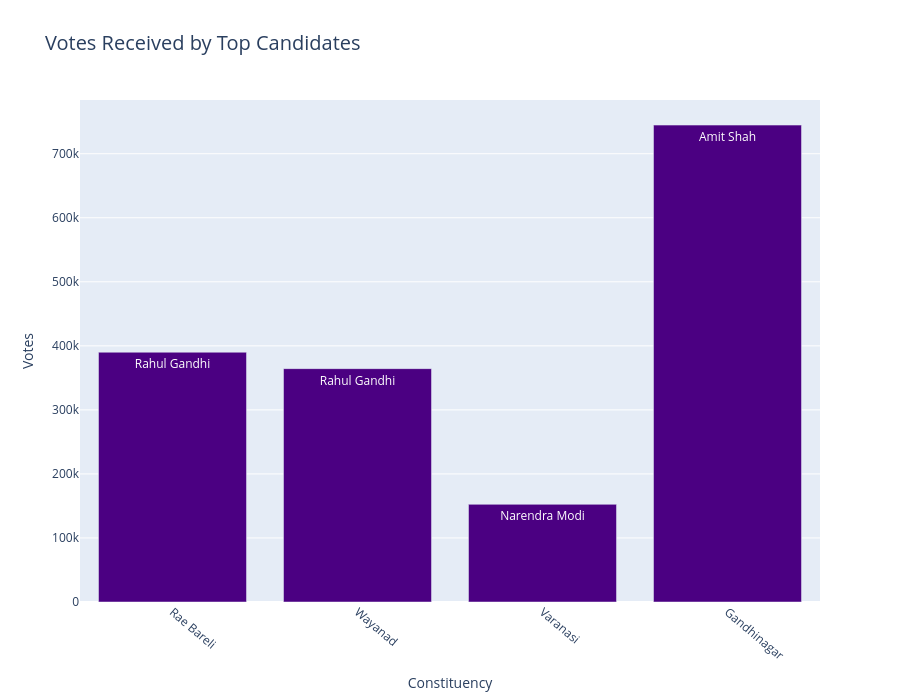

Notebook source saved alongside this figure:
### Markdown cell above
__2: votes for Rahul Gandhi, Narendra Modi, and Amit Shah__

### Code cell
rahul_entries = df[df['Leading Candidate'] == 'RAHUL GANDHI']
modi_entries = df[df['Leading Candidate'] == 'NARENDRA MODI']
amit_entries = df[df['Leading Candidate'] == 'AMIT SHAH']

# Get the votes for Rahul Gandhi, Narendra Modi, and Amit Shah
rahul_votes = rahul_entries['Margin'].values
modi_votes = modi_entries['Margin'].values[0] if not modi_entries.empty else 0
amit_votes = amit_entries['Margin'].values[0] if not amit_entries.empty else 0

# Get the original constituency names for Rahul Gandhi
rahul_constituencies = list(rahul_entries['Constituency'])

# Get the original constituency name for Narendra Modi
modi_constituency = modi_entries['Constituency'].values[0] if not modi_entries.empty else "Modi Constituency"

# Get the original constituency name for Amit Shah
amit_constituency = amit_entries['Constituency'].values[0] if not amit_entries.empty else "Amit Shah Constituency"

# Combine the data
data_to_plot = pd.DataFrame({
    'Candidate': ['Rahul Gandhi'] * len(rahul_votes) + ['Narendra Modi', 'Amit Shah'],
    'Constituency': rahul_constituencies + [modi_constituency, amit_constituency],
    'Votes': list(rahul_votes) + [modi_votes, amit_votes]
})

# Plot the comparison

fig = go.Figure(
    data=[
        go.Bar(
            x=data_to_plot['Constituency'],
            y=data_to_plot['Votes'],
            text=data_to_plot['Candidate'],  
            marker_color='indigo'
        )
    ],
    layout_title_text="Votes Received by Top Candidates"
)

fig.update_layout(
    xaxis_title="Constituency",
    yaxis_title="Votes",
    title_font_size=20,
    xaxis_tickangle=40,
    height=700,
    width=900
)

fig.show()

### Figure 1 — Plotly figure (JSON) as saved in the notebook; plotly's stock layout.template omitted (floating-point values rounded to 4 significant figures)
{"data": [{"marker": {"color": "indigo"}, "text": ["Rahul Gandhi", "Rahul Gandhi", "Narendra Modi", "Amit Shah"], "type": "bar", "x": ["Rae Bareli", "Wayanad", "Varanasi", "Gandhinagar"], "y": [390030, 364422, 152513, 744716]}], "layout": {"height": 700, "title": {"font": {"size": 20}, "text": "Votes Received by Top Candidates"}, "width": 900, "xaxis": {"tickangle": 40, "title": {"text": "Constituency"}}, "yaxis": {"title": {"text": "Votes"}}}}
